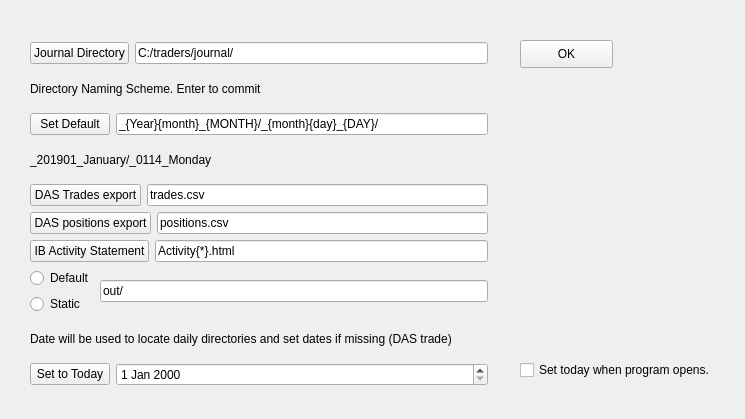
<?xml version="1.0" encoding="UTF-8"?>
<ui version="4.0">
 <class>Dialog</class>
 <widget class="QDialog" name="Dialog">
  <property name="geometry">
   <rect>
    <x>0</x>
    <y>0</y>
    <width>745</width>
    <height>419</height>
   </rect>
  </property>
  <property name="windowTitle">
   <string>File Settings</string>
  </property>
  <property name="windowIcon">
   <iconset>
    <normaloff>../../images/ZSLogo.png</normaloff>../../images/ZSLogo.png</iconset>
  </property>
  <widget class="QPushButton" name="okBtn">
   <property name="geometry">
    <rect>
     <x>520</x>
     <y>40</y>
     <width>93</width>
     <height>28</height>
    </rect>
   </property>
   <property name="focusPolicy">
    <enum>Qt::NoFocus</enum>
   </property>
   <property name="text">
    <string>OK</string>
   </property>
  </widget>
  <widget class="QCheckBox" name="theDateCbox">
   <property name="geometry">
    <rect>
     <x>520</x>
     <y>360</y>
     <width>201</width>
     <height>20</height>
    </rect>
   </property>
   <property name="focusPolicy">
    <enum>Qt::TabFocus</enum>
   </property>
   <property name="text">
    <string>Set today when program opens.</string>
   </property>
   <property name="checked">
    <bool>false</bool>
   </property>
  </widget>
  <widget class="QWidget" name="">
   <property name="geometry">
    <rect>
     <x>30</x>
     <y>42</y>
     <width>458</width>
     <height>344</height>
    </rect>
   </property>
   <layout class="QVBoxLayout" name="verticalLayout_2">
    <item>
     <layout class="QHBoxLayout" name="horizontalLayout">
      <item>
       <widget class="QPushButton" name="journalBtn">
        <property name="focusPolicy">
         <enum>Qt::NoFocus</enum>
        </property>
        <property name="text">
         <string>Journal Directory</string>
        </property>
       </widget>
      </item>
      <item>
       <widget class="QLineEdit" name="journal">
        <property name="minimumSize">
         <size>
          <width>300</width>
          <height>0</height>
         </size>
        </property>
        <property name="text">
         <string>C:/traders/journal/</string>
        </property>
       </widget>
      </item>
     </layout>
    </item>
    <item>
     <widget class="QLabel" name="label">
      <property name="text">
       <string>Directory Naming Scheme. Enter to commit</string>
      </property>
     </widget>
    </item>
    <item>
     <layout class="QHBoxLayout" name="horizontalLayout_2">
      <item>
       <widget class="QPushButton" name="schemeBtn">
        <property name="focusPolicy">
         <enum>Qt::NoFocus</enum>
        </property>
        <property name="text">
         <string>Set Default</string>
        </property>
       </widget>
      </item>
      <item>
       <widget class="QLineEdit" name="scheme">
        <property name="minimumSize">
         <size>
          <width>300</width>
          <height>0</height>
         </size>
        </property>
        <property name="toolTip">
         <string>&lt;html&gt;&lt;head/&gt;&lt;body&gt;&lt;p&gt;Use the date variables as seen in the default naming scheme and see the result below. Please retain a month/day directory structure. Both directories should sort alpa-numerically. After editing press enter to update the naming scheme.&lt;/p&gt;&lt;/body&gt;&lt;/html&gt;</string>
        </property>
        <property name="text">
         <string>_{Year}{month}_{MONTH}/_{month}{day}_{DAY}/</string>
        </property>
       </widget>
      </item>
     </layout>
    </item>
    <item>
     <widget class="QLabel" name="schemeLbl">
      <property name="text">
       <string>_201901_January/_0114_Monday</string>
      </property>
     </widget>
    </item>
    <item>
     <layout class="QHBoxLayout" name="horizontalLayout_3">
      <item>
       <widget class="QPushButton" name="dasInfileBtn">
        <property name="focusPolicy">
         <enum>Qt::NoFocus</enum>
        </property>
        <property name="toolTip">
         <string>&lt;html&gt;&lt;head/&gt;&lt;body&gt;&lt;p&gt;Click this button to return the edit box to just the file name.&lt;/p&gt;&lt;/body&gt;&lt;/html&gt;</string>
        </property>
        <property name="text">
         <string>DAS Trades export</string>
        </property>
       </widget>
      </item>
      <item>
       <widget class="QLineEdit" name="dasInfile">
        <property name="minimumSize">
         <size>
          <width>300</width>
          <height>0</height>
         </size>
        </property>
        <property name="toolTip">
         <string>&lt;html&gt;&lt;head/&gt;&lt;body&gt;&lt;p&gt;&lt;span style=&quot; font-size:10pt;&quot;&gt;Enter only the filename. Press enter to see the resulting pathfile name. The color will indicate if the file exists or not.&lt;/span&gt;&lt;/p&gt;&lt;/body&gt;&lt;/html&gt;</string>
        </property>
        <property name="text">
         <string>trades.csv</string>
        </property>
       </widget>
      </item>
     </layout>
    </item>
    <item>
     <layout class="QHBoxLayout" name="horizontalLayout_4">
      <item>
       <widget class="QPushButton" name="dasInfile2Btn">
        <property name="focusPolicy">
         <enum>Qt::NoFocus</enum>
        </property>
        <property name="text">
         <string>DAS positions export</string>
        </property>
       </widget>
      </item>
      <item>
       <widget class="QLineEdit" name="dasInfile2">
        <property name="minimumSize">
         <size>
          <width>300</width>
          <height>0</height>
         </size>
        </property>
        <property name="text">
         <string>positions.csv</string>
        </property>
       </widget>
      </item>
     </layout>
    </item>
    <item>
     <layout class="QHBoxLayout" name="horizontalLayout_5">
      <item>
       <widget class="QPushButton" name="ibInfileBtn">
        <property name="focusPolicy">
         <enum>Qt::NoFocus</enum>
        </property>
        <property name="text">
         <string>IB Activity Statement</string>
        </property>
       </widget>
      </item>
      <item>
       <widget class="QLineEdit" name="ibInfile">
        <property name="toolTip">
         <string>&lt;html&gt;&lt;head/&gt;&lt;body&gt;&lt;h3 style=&quot; margin-top:14px; margin-bottom:12px; margin-left:0px; margin-right:0px; -qt-block-indent:0; text-indent:0px;&quot;&gt;&lt;span style=&quot; font-size:large; font-weight:600;&quot;&gt;Using the (simplified) globular {*}&lt;/span&gt;&lt;/h3&gt;&lt;p&gt;&lt;span style=&quot; font-size:10pt;&quot;&gt;Use the &lt;/span&gt;&lt;span style=&quot; font-size:10pt; font-weight:600;&quot;&gt;{*}&lt;/span&gt;&lt;span style=&quot; font-size:10pt;&quot;&gt; to replace any characters.&lt;/span&gt;&lt;/p&gt;&lt;p&gt;&lt;span style=&quot; font-size:10pt; font-weight:600;&quot;&gt;Activity{*}.html&lt;/span&gt;&lt;span style=&quot; font-size:10pt;&quot;&gt; will match &lt;/span&gt;&lt;span style=&quot; font-size:10pt; font-weight:600;&quot;&gt;ActivityStatementU1234567.html&lt;/span&gt;&lt;/p&gt;&lt;p&gt;&lt;span style=&quot; font-size:10pt; font-weight:600;&quot;&gt;Activity{*}0904{*}.html&lt;/span&gt;&lt;span style=&quot; font-size:10pt;&quot;&gt; would match &lt;/span&gt;&lt;span style=&quot; font-size:10pt; font-weight:600;&quot;&gt;ActivityStatement.20190904.html&lt;/span&gt;&lt;/p&gt;&lt;p&gt;&lt;span style=&quot; font-size:10pt; font-weight:600;&quot;&gt;{*}.html&lt;/span&gt;&lt;span style=&quot; font-size:10pt;&quot;&gt; will show all files ending in html&lt;/span&gt;&lt;/p&gt;&lt;p&gt;&lt;span style=&quot; font-size:10pt;&quot;&gt;Press enter to see the results. Press again to return to your glob.&lt;/span&gt;&lt;/p&gt;&lt;/body&gt;&lt;/html&gt;</string>
        </property>
        <property name="text">
         <string>Activity{*}.html</string>
        </property>
       </widget>
      </item>
     </layout>
    </item>
    <item>
     <layout class="QHBoxLayout" name="horizontalLayout_6">
      <item>
       <layout class="QVBoxLayout" name="verticalLayout">
        <item>
         <widget class="QRadioButton" name="outdirDefault">
          <property name="text">
           <string>Default</string>
          </property>
         </widget>
        </item>
        <item>
         <widget class="QRadioButton" name="outdirStatic">
          <property name="text">
           <string>Static</string>
          </property>
         </widget>
        </item>
       </layout>
      </item>
      <item>
       <widget class="QLineEdit" name="outdir">
        <property name="minimumSize">
         <size>
          <width>300</width>
          <height>0</height>
         </size>
        </property>
        <property name="toolTip">
         <string>&lt;html&gt;&lt;head/&gt;&lt;body&gt;&lt;p&gt;Leave blank if you would like the outdir to be the same as the indir. Othersiwe this will be a subdirectory of the indir. Press enter to see the results below. If its red, it does not yet exist. It will be created when there is a file to save to it.&lt;/p&gt;&lt;/body&gt;&lt;/html&gt;</string>
        </property>
        <property name="text">
         <string>out/</string>
        </property>
       </widget>
      </item>
     </layout>
    </item>
    <item>
     <widget class="QLabel" name="explainDateLbl">
      <property name="text">
       <string>Date will be used to locate daily directories and set dates if missing (DAS trade)</string>
      </property>
     </widget>
    </item>
    <item>
     <layout class="QHBoxLayout" name="horizontalLayout_7">
      <item>
       <widget class="QPushButton" name="theDateBtn">
        <property name="focusPolicy">
         <enum>Qt::NoFocus</enum>
        </property>
        <property name="text">
         <string>Set to Today</string>
        </property>
       </widget>
      </item>
      <item>
       <widget class="QDateEdit" name="theDate">
        <property name="sizePolicy">
         <sizepolicy hsizetype="MinimumExpanding" vsizetype="Fixed">
          <horstretch>0</horstretch>
          <verstretch>0</verstretch>
         </sizepolicy>
        </property>
        <property name="toolTip">
         <string>&lt;html&gt;&lt;head/&gt;&lt;body&gt;&lt;p&gt;Date will be used to locate the desired directories for input files. It wil also be used if the input files are missing dates. This is the case for the DAS trades export file, aka trades.csv.&lt;/p&gt;&lt;/body&gt;&lt;/html&gt;</string>
        </property>
       </widget>
      </item>
     </layout>
    </item>
   </layout>
  </widget>
 </widget>
 <resources/>
 <connections/>
</ui>
